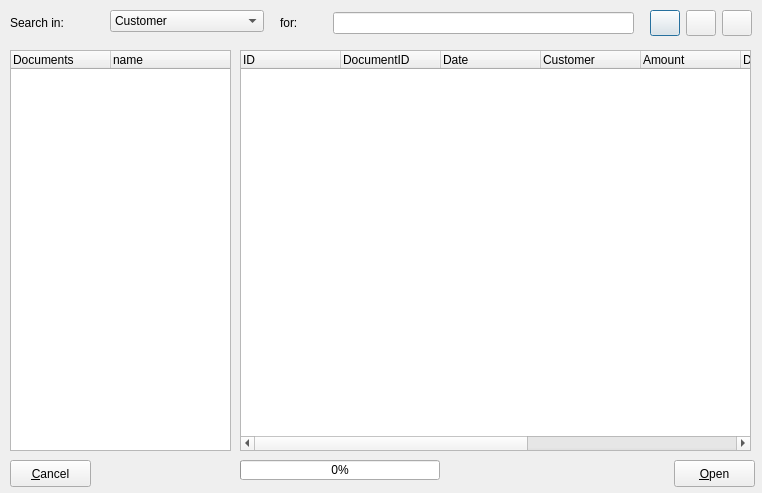
<ui version="4.0" >
 <class>docopendraftsfrm</class>
 <widget class="QDialog" name="docopendraftsfrm" >
  <property name="geometry" >
   <rect>
    <x>0</x>
    <y>0</y>
    <width>762</width>
    <height>493</height>
   </rect>
  </property>
  <property name="windowTitle" >
   <string>Open draft...</string>
  </property>
  <property name="windowIcon" >
   <iconset resource="../resources/images/first4.qrc" >:/wordprocessing32x32.png</iconset>
  </property>
  <widget class="QPushButton" name="btnaddr" >
   <property name="geometry" >
    <rect>
     <x>650</x>
     <y>10</y>
     <width>30</width>
     <height>26</height>
    </rect>
   </property>
   <property name="sizePolicy" >
    <sizepolicy vsizetype="Fixed" hsizetype="Fixed" >
     <horstretch>0</horstretch>
     <verstretch>0</verstretch>
    </sizepolicy>
   </property>
   <property name="text" >
    <string/>
   </property>
   <property name="icon" >
    <iconset resource="../resources/images/first4.qrc" >:/contents.png</iconset>
   </property>
  </widget>
  <widget class="QPushButton" name="btnsearch" >
   <property name="geometry" >
    <rect>
     <x>686</x>
     <y>10</y>
     <width>30</width>
     <height>26</height>
    </rect>
   </property>
   <property name="sizePolicy" >
    <sizepolicy vsizetype="Fixed" hsizetype="Fixed" >
     <horstretch>0</horstretch>
     <verstretch>0</verstretch>
    </sizepolicy>
   </property>
   <property name="text" >
    <string/>
   </property>
   <property name="icon" >
    <iconset resource="../resources/images/first4.qrc" >:/xmag.png</iconset>
   </property>
  </widget>
  <widget class="QPushButton" name="btnclear" >
   <property name="geometry" >
    <rect>
     <x>722</x>
     <y>10</y>
     <width>30</width>
     <height>26</height>
    </rect>
   </property>
   <property name="sizePolicy" >
    <sizepolicy vsizetype="Fixed" hsizetype="Fixed" >
     <horstretch>0</horstretch>
     <verstretch>0</verstretch>
    </sizepolicy>
   </property>
   <property name="text" >
    <string/>
   </property>
   <property name="icon" >
    <iconset resource="../resources/images/first4.qrc" >:/button_cancel.png</iconset>
   </property>
  </widget>
  <widget class="QLabel" name="label" >
   <property name="geometry" >
    <rect>
     <x>10</x>
     <y>10</y>
     <width>91</width>
     <height>26</height>
    </rect>
   </property>
   <property name="text" >
    <string>Search in:</string>
   </property>
  </widget>
  <widget class="QComboBox" name="cmbsearchrow" >
   <property name="geometry" >
    <rect>
     <x>110</x>
     <y>10</y>
     <width>154</width>
     <height>22</height>
    </rect>
   </property>
   <item>
    <property name="text" >
     <string>Customer</string>
    </property>
   </item>
   <item>
    <property name="text" >
     <string>Document-ID</string>
    </property>
   </item>
   <item>
    <property name="text" >
     <string>Date</string>
    </property>
   </item>
   <item>
    <property name="text" >
     <string>Positions</string>
    </property>
   </item>
   <item>
    <property name="text" >
     <string>Comments</string>
    </property>
   </item>
  </widget>
  <widget class="QLabel" name="label_2" >
   <property name="geometry" >
    <rect>
     <x>280</x>
     <y>10</y>
     <width>31</width>
     <height>26</height>
    </rect>
   </property>
   <property name="text" >
    <string>for:</string>
   </property>
  </widget>
  <widget class="QLineEdit" name="txtsearch" >
   <property name="geometry" >
    <rect>
     <x>333</x>
     <y>12</y>
     <width>301</width>
     <height>22</height>
    </rect>
   </property>
   <property name="sizePolicy" >
    <sizepolicy vsizetype="Fixed" hsizetype="Preferred" >
     <horstretch>0</horstretch>
     <verstretch>0</verstretch>
    </sizepolicy>
   </property>
  </widget>
  <widget class="QProgressBar" name="progbar" >
   <property name="geometry" >
    <rect>
     <x>240</x>
     <y>460</y>
     <width>200</width>
     <height>20</height>
    </rect>
   </property>
   <property name="sizePolicy" >
    <sizepolicy vsizetype="Fixed" hsizetype="Fixed" >
     <horstretch>0</horstretch>
     <verstretch>0</verstretch>
    </sizepolicy>
   </property>
   <property name="minimumSize" >
    <size>
     <width>200</width>
     <height>0</height>
    </size>
   </property>
   <property name="maximumSize" >
    <size>
     <width>181</width>
     <height>20</height>
    </size>
   </property>
   <property name="value" >
    <number>0</number>
   </property>
   <property name="orientation" >
    <enum>Qt::Horizontal</enum>
   </property>
  </widget>
  <widget class="QPushButton" name="btncancel" >
   <property name="geometry" >
    <rect>
     <x>10</x>
     <y>460</y>
     <width>81</width>
     <height>27</height>
    </rect>
   </property>
   <property name="sizePolicy" >
    <sizepolicy vsizetype="Fixed" hsizetype="Fixed" >
     <horstretch>0</horstretch>
     <verstretch>0</verstretch>
    </sizepolicy>
   </property>
   <property name="text" >
    <string>&amp;Cancel</string>
   </property>
   <property name="icon" >
    <iconset resource="../resources/images/first4.qrc" >:/button_cancel.png</iconset>
   </property>
  </widget>
  <widget class="QPushButton" name="btnopen" >
   <property name="geometry" >
    <rect>
     <x>674</x>
     <y>460</y>
     <width>81</width>
     <height>27</height>
    </rect>
   </property>
   <property name="sizePolicy" >
    <sizepolicy vsizetype="Fixed" hsizetype="Fixed" >
     <horstretch>0</horstretch>
     <verstretch>0</verstretch>
    </sizepolicy>
   </property>
   <property name="text" >
    <string>&amp;Open</string>
   </property>
   <property name="icon" >
    <iconset resource="../resources/images/first4.qrc" >:/button_ok.png</iconset>
   </property>
  </widget>
  <widget class="QTreeWidget" name="treemain" >
   <property name="geometry" >
    <rect>
     <x>240</x>
     <y>50</y>
     <width>511</width>
     <height>401</height>
    </rect>
   </property>
   <property name="horizontalScrollBarPolicy" >
    <enum>Qt::ScrollBarAlwaysOn</enum>
   </property>
   <column>
    <property name="text" >
     <string>ID</string>
    </property>
   </column>
   <column>
    <property name="text" >
     <string>DocumentID</string>
    </property>
   </column>
   <column>
    <property name="text" >
     <string>Date</string>
    </property>
   </column>
   <column>
    <property name="text" >
     <string>Customer</string>
    </property>
   </column>
   <column>
    <property name="text" >
     <string>Amount</string>
    </property>
   </column>
   <column>
    <property name="text" >
     <string>Discount</string>
    </property>
   </column>
   <column>
    <property name="text" >
     <string>Comments</string>
    </property>
   </column>
   <column>
    <property name="text" >
     <string>ClientID</string>
    </property>
   </column>
   <column>
    <property name="text" >
     <string>ClientAddr</string>
    </property>
   </column>
  </widget>
  <widget class="QTreeWidget" name="treeindex" >
   <property name="geometry" >
    <rect>
     <x>10</x>
     <y>50</y>
     <width>221</width>
     <height>401</height>
    </rect>
   </property>
   <property name="sizePolicy" >
    <sizepolicy vsizetype="Preferred" hsizetype="Fixed" >
     <horstretch>0</horstretch>
     <verstretch>0</verstretch>
    </sizepolicy>
   </property>
   <property name="minimumSize" >
    <size>
     <width>221</width>
     <height>0</height>
    </size>
   </property>
   <property name="maximumSize" >
    <size>
     <width>221</width>
     <height>16777215</height>
    </size>
   </property>
   <column>
    <property name="text" >
     <string>Documents</string>
    </property>
   </column>
   <column>
    <property name="text" >
     <string>name</string>
    </property>
   </column>
  </widget>
 </widget>
 <resources>
  <include location="../resources/images/first4.qrc" />
 </resources>
 <connections>
  <connection>
   <sender>btncancel</sender>
   <signal>clicked()</signal>
   <receiver>docopendraftsfrm</receiver>
   <slot>reject()</slot>
   <hints>
    <hint type="sourcelabel" >
     <x>369</x>
     <y>253</y>
    </hint>
    <hint type="destinationlabel" >
     <x>179</x>
     <y>282</y>
    </hint>
   </hints>
  </connection>
 </connections>
</ui>
